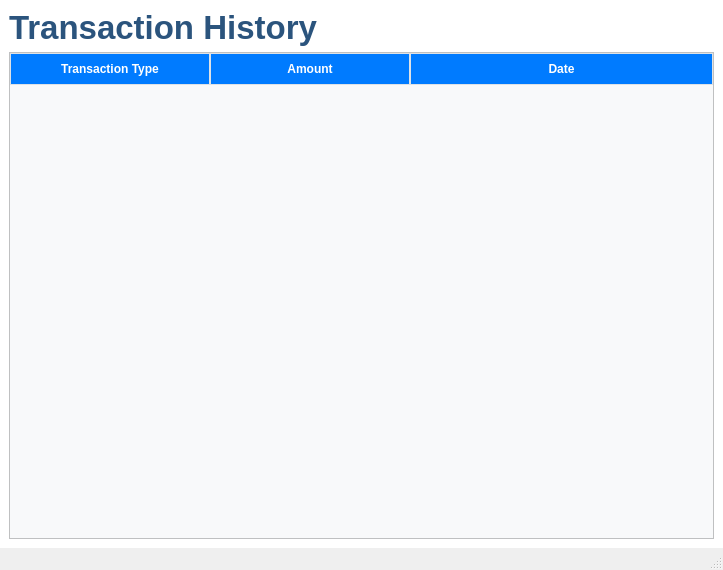
<?xml version="1.0" encoding="UTF-8"?>
<ui version="4.0">
 <class>TransactionWindow</class>
 <widget class="QMainWindow" name="TransactionWindow">
  <property name="geometry">
   <rect>
    <x>0</x>
    <y>0</y>
    <width>723</width>
    <height>570</height>
   </rect>
  </property>
  <property name="windowTitle">
   <string>Transaction</string>
  </property>
  <property name="styleSheet">
   <string notr="true"/>
  </property>
  <widget class="QWidget" name="centralwidget">
   <property name="styleSheet">
    <string notr="true">background-color:white;</string>
   </property>
   <layout class="QHBoxLayout" name="horizontalLayout">
    <item>
     <layout class="QVBoxLayout" name="verticalLayout">
      <item>
       <widget class="QLabel" name="label_2">
        <property name="font">
         <font>
          <family>Arial</family>
          <pointsize>25</pointsize>
          <italic>false</italic>
          <bold>true</bold>
         </font>
        </property>
        <property name="styleSheet">
         <string notr="true">QLabel{
background-color:none;
font: 700 25pt &quot;Arial&quot;;
color:#2b547d;}</string>
        </property>
        <property name="text">
         <string>Transaction History</string>
        </property>
       </widget>
      </item>
      <item>
       <widget class="QTableWidget" name="transaction_table">
        <property name="font">
         <font>
          <family>Microsoft Sans Serif</family>
          <pointsize>-1</pointsize>
         </font>
        </property>
        <property name="styleSheet">
         <string notr="true">QTableWidget {
    background-color: #f8f9fa;
    gridline-color: #dee2e6;
    font-size: 13px;
    color: #212529;              /* 🔥 FIX: text dark */
    selection-background-color: #cce5ff;
    selection-color: #000000;    /* 🔥 selected text visible */
}

QHeaderView::section {
    background-color: #007bff;
    color: white;
    padding: 6px;
    font-weight: bold;
    border: 1px solid #dee2e6;
}

QTableWidget::item {
    padding: 6px;
    color: #212529;              /* 🔥 ensure text dark */
}

QTableWidget::item:selected {
    background-color: #cce5ff;
    color: #000000;              /* 🔥 readable on blue */
}</string>
        </property>
        <property name="alternatingRowColors">
         <bool>false</bool>
        </property>
        <property name="columnCount">
         <number>3</number>
        </property>
        <attribute name="horizontalHeaderCascadingSectionResizes">
         <bool>false</bool>
        </attribute>
        <attribute name="horizontalHeaderDefaultSectionSize">
         <number>200</number>
        </attribute>
        <attribute name="horizontalHeaderShowSortIndicator" stdset="0">
         <bool>false</bool>
        </attribute>
        <attribute name="horizontalHeaderStretchLastSection">
         <bool>true</bool>
        </attribute>
        <attribute name="verticalHeaderVisible">
         <bool>true</bool>
        </attribute>
        <attribute name="verticalHeaderCascadingSectionResizes">
         <bool>false</bool>
        </attribute>
        <attribute name="verticalHeaderShowSortIndicator" stdset="0">
         <bool>false</bool>
        </attribute>
        <attribute name="verticalHeaderStretchLastSection">
         <bool>false</bool>
        </attribute>
        <column>
         <property name="text">
          <string>Transaction Type</string>
         </property>
        </column>
        <column>
         <property name="text">
          <string>Amount</string>
         </property>
        </column>
        <column>
         <property name="text">
          <string>Date</string>
         </property>
        </column>
       </widget>
      </item>
     </layout>
    </item>
   </layout>
  </widget>
  <widget class="QMenuBar" name="menubar">
   <property name="geometry">
    <rect>
     <x>0</x>
     <y>0</y>
     <width>723</width>
     <height>17</height>
    </rect>
   </property>
  </widget>
  <widget class="QStatusBar" name="statusbar"/>
 </widget>
 <resources/>
 <connections/>
</ui>
